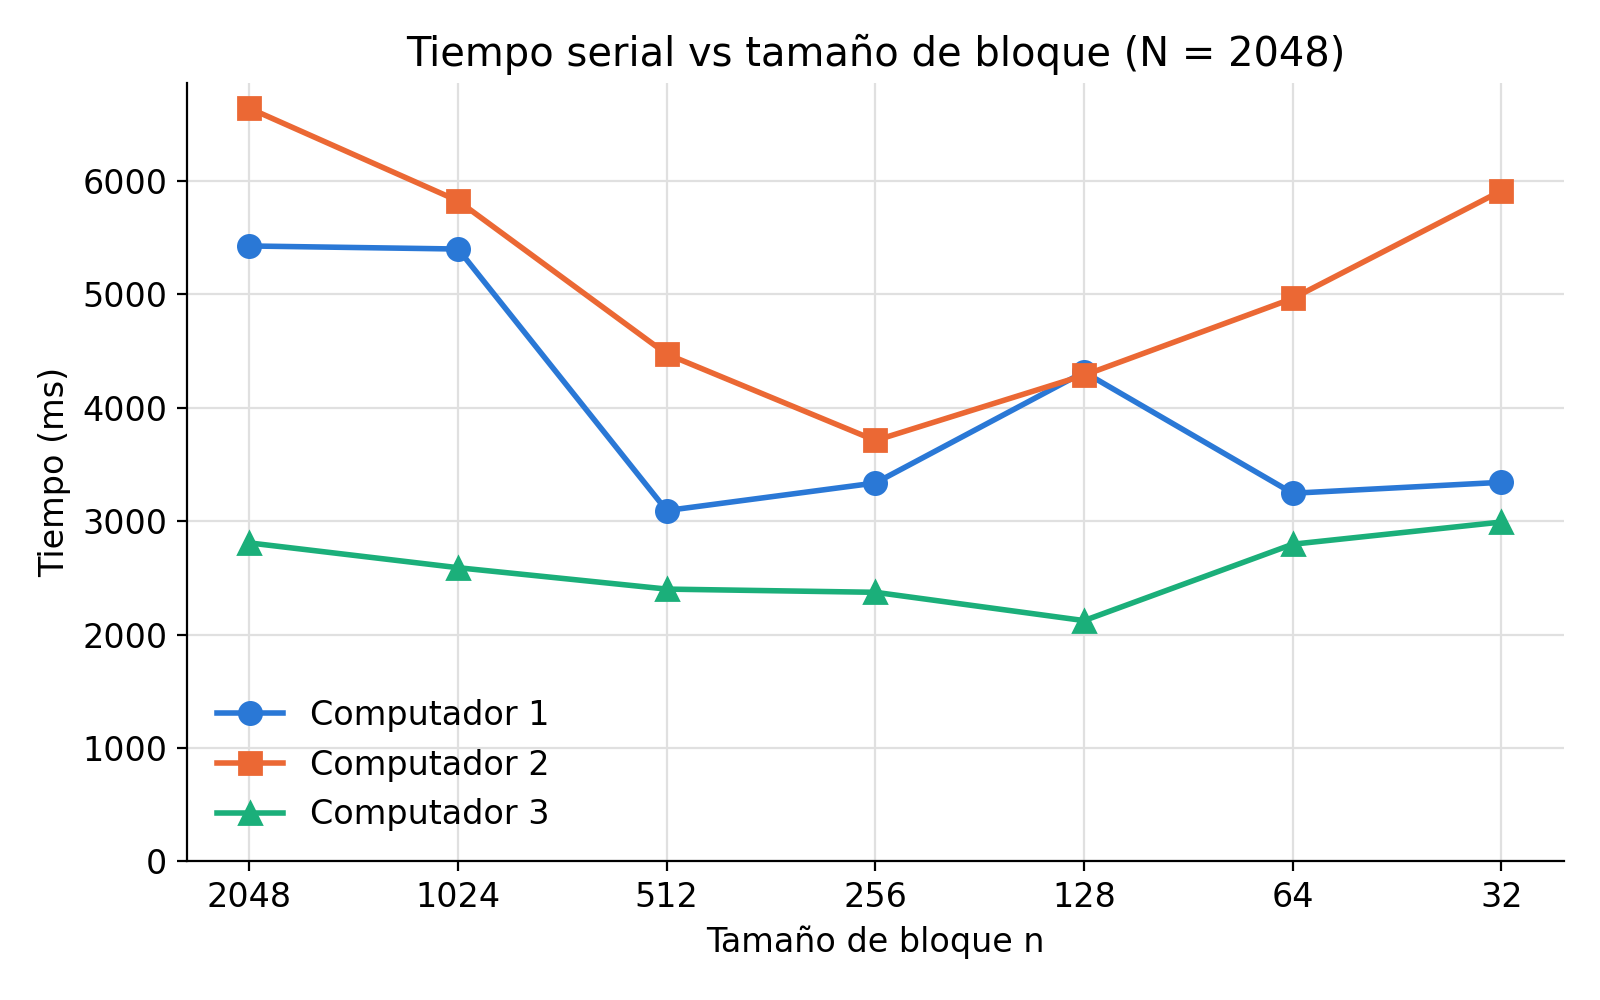

Python code for this plot:
import matplotlib.pyplot as plt

n = [2048, 1024, 512, 256, 128, 64, 32]
tiempos = {
    "Computador 1": [5425.50, 5398.57, 3093.14, 3336.35, 4313.99, 3245.57, 3342.32],
    "Computador 2": [6639.22, 5823.21, 4472.22, 3710.70, 4285.88, 4962.99, 5911.91],
    "Computador 3": [2807.91, 2589.23, 2400.75, 2372.43, 2123.01, 2796.28, 2991.96],
}
colores = ["#2a78d6", "#eb6834", "#1baf7a"]
marcadores = ["o", "s", "^"]

plt.rcParams.update({"font.size": 12})
fig, ax = plt.subplots(figsize=(8, 5))

for (nombre, t), color, m in zip(tiempos.items(), colores, marcadores):
    ax.plot(n, t, marker=m, markersize=8, linewidth=2, color=color, label=nombre)

ax.set_xscale("log", base=2)
ax.set_xticks(n)
ax.set_xticklabels([str(v) for v in n])
ax.invert_xaxis()  # de n = N (sin subdivision) a hojas mas pequenas
ax.set_ylim(bottom=0)

ax.set_title("Tiempo serial vs tamaño de bloque (N = 2048)")
ax.set_xlabel("Tamaño de bloque n")
ax.set_ylabel("Tiempo (ms)")
ax.grid(True, color="#e0e0e0", linewidth=0.8)
ax.set_axisbelow(True)
for s in ("top", "right"):
    ax.spines[s].set_visible(False)
ax.legend(frameon=False)

fig.tight_layout()
fig.savefig("grafico_parte_a.png", dpi=200)
plt.show()
